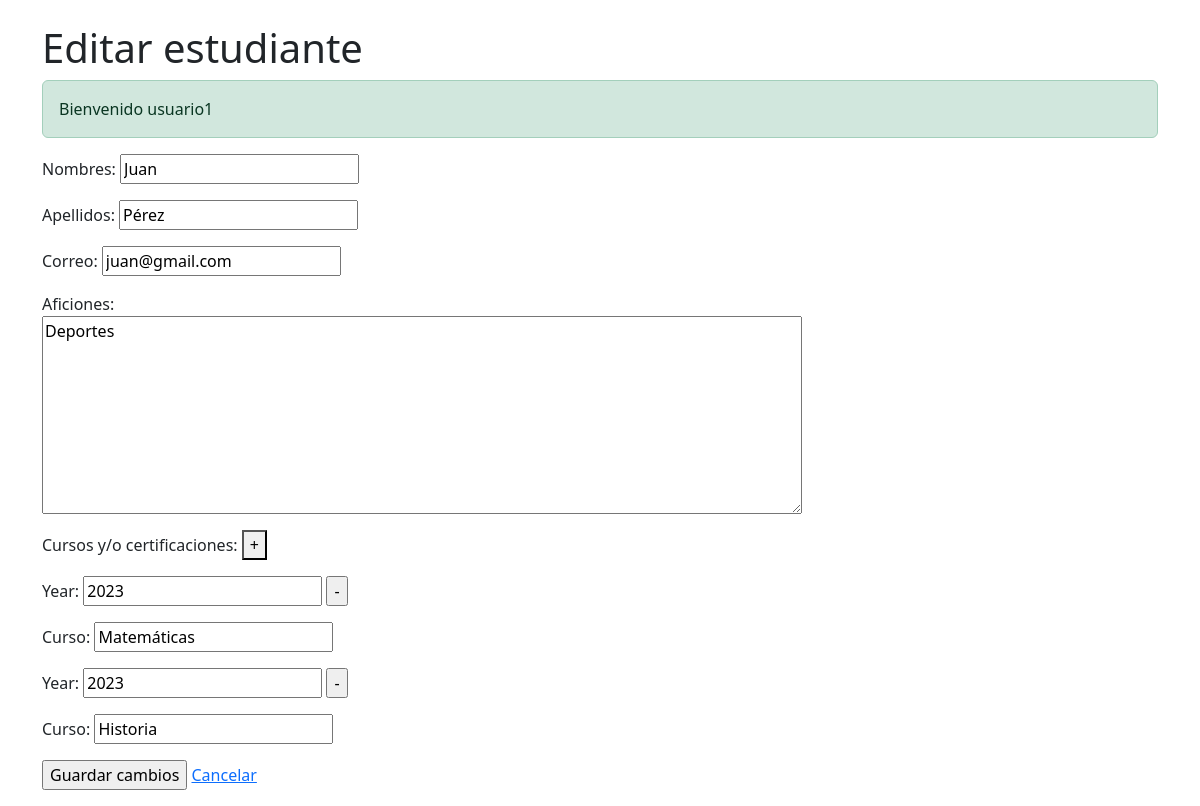
/edit.php?id_alumno=1 (signed in), run on the app's committed database.
### tables this page shows
CREATE TABLE ALUMNO (
    id_alumno INT AUTO_INCREMENT PRIMARY KEY,
    nombres VARCHAR(50),
    apellidos VARCHAR(50),
    correo VARCHAR(30),
    aficiones VARCHAR(100),
    id_usuario INT,
    FOREIGN KEY (id_usuario) REFERENCES USUARIO(id_usuario) ON DELETE CASCADE
);

CREATE TABLE ALUMNO_CURSOS (
    id_alumno INT,
    id_curso INT,
    anio INT,
    FOREIGN KEY (id_alumno) REFERENCES ALUMNO(id_alumno) ON DELETE CASCADE,
    FOREIGN KEY (id_curso) REFERENCES CURSOS(id_curso) ON DELETE CASCADE
);

CREATE TABLE CURSOS (
    id_curso INT AUTO_INCREMENT PRIMARY KEY,
    nombre VARCHAR(50)
);

### edit.php (the view, shortened to what this page needs)
<?php
require_once "db.php";
if (isset($_GET['id_alumno'])) {
    $id_alumno = $_GET['id_alumno'];
    $stmt = $pdo->prepare("SELECT id_alumno, nombres, apellidos, correo, aficiones FROM alumno WHERE id_alumno = :id");
    $stmt->execute(array(':id' => $id_alumno));
    $row = $stmt->fetch(PDO::FETCH_ASSOC);
    if ($row !== false) {
        $id_alumno = $row['id_alumno'];
        $nombres = $row['nombres'];
        $apellidos = $row['apellidos'];
        $correo = $row['correo'];
        $aficiones = $row['aficiones'];
        $stmt = $pdo->prepare("SELECT anio, c.nombre AS curso FROM alumno_cursos ac JOIN cursos c ON ac.id_curso = c.id_curso WHERE ac.id_alumno = :id");
        $stmt->execute(array(':id' => $id_alumno));
        $cursos = $stmt->fetchAll(PDO::FETCH_ASSOC);
    }
}
?>
<html>
<head>
<?php include 'head.php'; ?>
</head><body>
<div class="container">
    <h1 class="mt-4">Editar estudiante</h1>
    <?php
    if (isset($_SESSION['success'])) {
        echo '<p class="alert alert-success">' . $_SESSION['success'] . "</p>\n";
    }
    ?>
    <form method="post">
        <p>Nombres:
            <input type="text" name="nombres" value="<?= $nombres ?>">
        </p>
        <p>Apellidos:
            <input type="text" name="apellidos" value="<?= $apellidos ?>">
        </p>
        <p>Correo:
            <input type="text" name="correo" value="<?= $correo ?>">
        </p>
        <p>Aficiones:<br>
            <textarea name="aficiones" rows="8" cols="80"><?= $aficiones ?></textarea>
        </p>
        <p>
            Cursos y/o certificaciones:
            <button type="button" id="addCurso">+</button>
        </p>
        <div id="curso_fields">
            <?php
            $cuentaCur = 1;
            if (is_array($cursos) && count($cursos) > 0) {
                foreach ($cursos as $curso) {
                    $anio = $curso['anio'];
                    $nombre_curso = $curso['curso'];
                    echo '<div id="curso' . $cuentaCur . '">';
                    echo '<p>Year: <input type="text" name="cur_anio' . $cuentaCur . '" value="' . $anio . '" /> ';
                    echo '<input type="button" value="-" onclick="$(\'#curso' . $cuentaCur . '\').remove();return false;"></p> ';
                    echo '<p>Curso: <input type="text" name="cur_nombre' . $cuentaCur . '" class="cursos" value="' . $nombre_curso . '" /> </div>';
                    $cuentaCur++;
                }
            }
            ?>
        </div>
        <p><input type="submit" value="Guardar cambios" onclick="return doValidate();"/>
            <a href="index.php">Cancelar</a></p>
    </form>
</div>
</body>
</html>

### data on the page
alumno: nombres "Juan", apellidos "Pérez", correo "juan@gmail.com", aficiones "Deportes"
alumno_cursos: anio "2023", id_curso.nombre "Matemáticas"
alumno_cursos: anio "2023", id_curso.nombre "Historia"

### other printed values
$_SESSION['success'] "Bienvenido usuario1"
